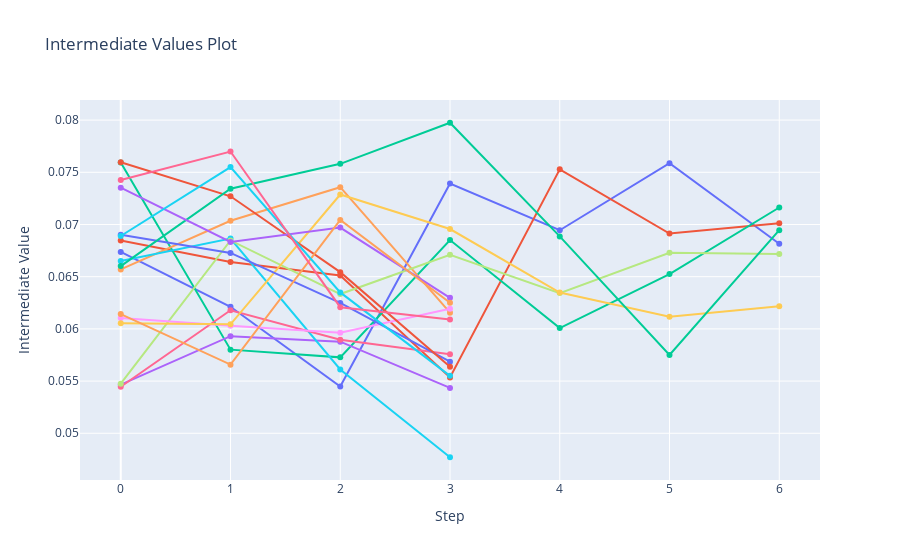

The cell this chart's notebook holds for it:
### Markdown cell above
### Tuning Visualization

### Code cell
import plotly
optuna.visualization.plot_intermediate_values(study)

### Figure 1 — Plotly figure (JSON) as saved in the notebook; plotly's stock layout.template omitted (floating-point values rounded to 4 significant figures)
{"data": [{"marker": {"maxdisplayed": 10}, "mode": "lines+markers", "name": "Trial0", "type": "scatter", "x": [0, 1, 2, 3, 4, 5, 6], "y": [0.06737, 0.06212, 0.05448, 0.07393, 0.06945, 0.07587, 0.06815]}, {"marker": {"maxdisplayed": 10}, "mode": "lines+markers", "name": "Trial1", "type": "scatter", "x": [0, 1, 2, 3, 4, 5, 6], "y": [0.06847, 0.06642, 0.06512, 0.05535, 0.07528, 0.06913, 0.07012]}, {"marker": {"maxdisplayed": 10}, "mode": "lines+markers", "name": "Trial2", "type": "scatter", "x": [0, 1, 2, 3, 4, 5, 6], "y": [0.07594, 0.05801, 0.05727, 0.06851, 0.06008, 0.06525, 0.07163]}, {"marker": {"maxdisplayed": 10}, "mode": "lines+markers", "name": "Trial3", "type": "scatter", "x": [0, 1, 2, 3], "y": [0.05466, 0.0593, 0.05878, 0.05434]}, {"marker": {"maxdisplayed": 10}, "mode": "lines+markers", "name": "Trial4", "type": "scatter", "x": [0, 1, 2, 3], "y": [0.0657, 0.07036, 0.07358, 0.06156]}, {"marker": {"maxdisplayed": 10}, "mode": "lines+markers", "name": "Trial5", "type": "scatter", "x": [0, 1, 2, 3], "y": [0.06649, 0.06865, 0.05612, 0.0477]}, {"marker": {"maxdisplayed": 10}, "mode": "lines+markers", "name": "Trial6", "type": "scatter", "x": [0, 1, 2, 3], "y": [0.05446, 0.06179, 0.05895, 0.05757]}, {"marker": {"maxdisplayed": 10}, "mode": "lines+markers", "name": "Trial7", "type": "scatter", "x": [0, 1, 2, 3, 4, 5, 6], "y": [0.05475, 0.06847, 0.06334, 0.06711, 0.06343, 0.06729, 0.06717]}, {"marker": {"maxdisplayed": 10}, "mode": "lines+markers", "name": "Trial8", "type": "scatter", "x": [0, 1, 2, 3], "y": [0.06105, 0.0603, 0.05964, 0.06194]}, {"marker": {"maxdisplayed": 10}, "mode": "lines+markers", "name": "Trial9", "type": "scatter", "x": [0, 1, 2, 3, 4, 5, 6], "y": [0.06055, 0.06043, 0.07287, 0.06957, 0.06348, 0.06116, 0.06216]}, {"marker": {"maxdisplayed": 10}, "mode": "lines+markers", "name": "Trial10", "type": "scatter", "x": [0, 1, 2, 3], "y": [0.06903, 0.06727, 0.06249, 0.05686]}, {"marker": {"maxdisplayed": 10}, "mode": "lines+markers", "name": "Trial11", "type": "scatter", "x": [0, 1, 2, 3], "y": [0.07596, 0.0727, 0.06544, 0.05637]}, {"marker": {"maxdisplayed": 10}, "mode": "lines+markers", "name": "Trial12", "type": "scatter", "x": [0, 1, 2, 3, 4, 5, 6], "y": [0.06601, 0.07343, 0.07581, 0.07975, 0.06886, 0.0575, 0.06945]}, {"marker": {"maxdisplayed": 10}, "mode": "lines+markers", "name": "Trial13", "type": "scatter", "x": [0, 1, 2, 3], "y": [0.07353, 0.06832, 0.06971, 0.06298]}, {"marker": {"maxdisplayed": 10}, "mode": "lines+markers", "name": "Trial14", "type": "scatter", "x": [0, 1, 2, 3], "y": [0.06142, 0.05658, 0.07044, 0.06251]}, {"marker": {"maxdisplayed": 10}, "mode": "lines+markers", "name": "Trial15", "type": "scatter", "x": [0, 1, 2, 3], "y": [0.0689, 0.0755, 0.06349, 0.0555]}, {"marker": {"maxdisplayed": 10}, "mode": "lines+markers", "name": "Trial16", "type": "scatter", "x": [0, 1, 2, 3], "y": [0.07426, 0.07699, 0.06208, 0.06089]}], "layout": {"showlegend": false, "title": {"text": "Intermediate Values Plot"}, "xaxis": {"title": {"text": "Step"}}, "yaxis": {"title": {"text": "Intermediate Value"}}}}
